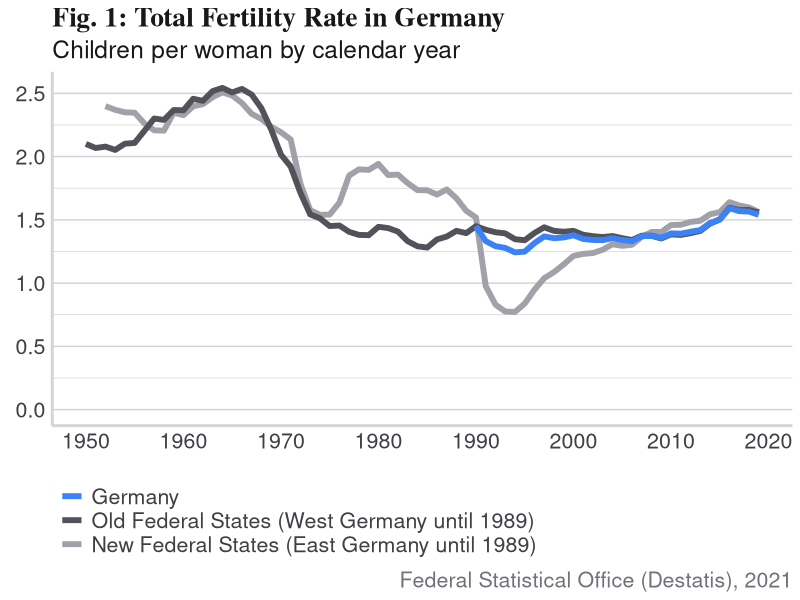
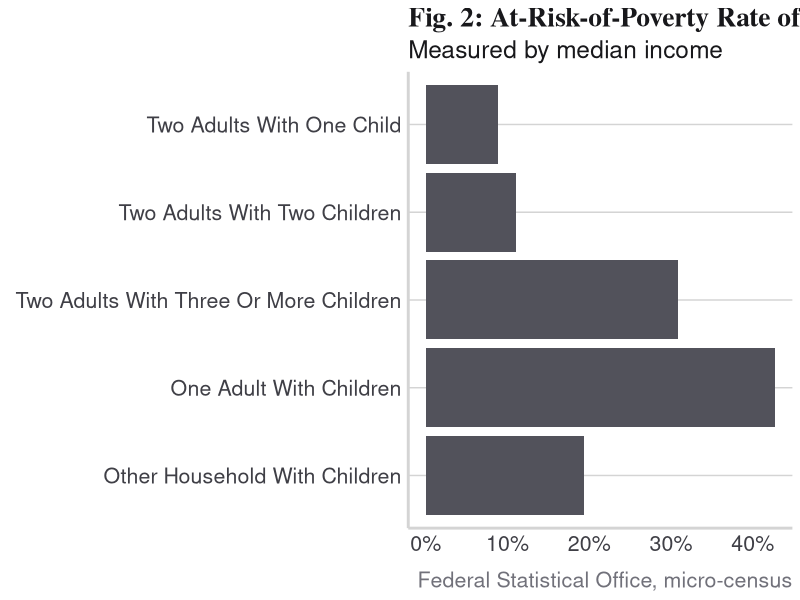
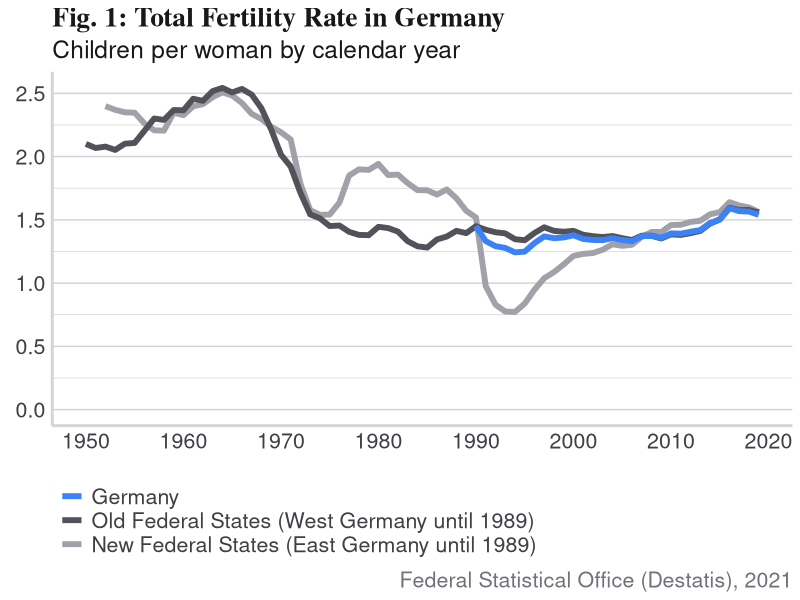
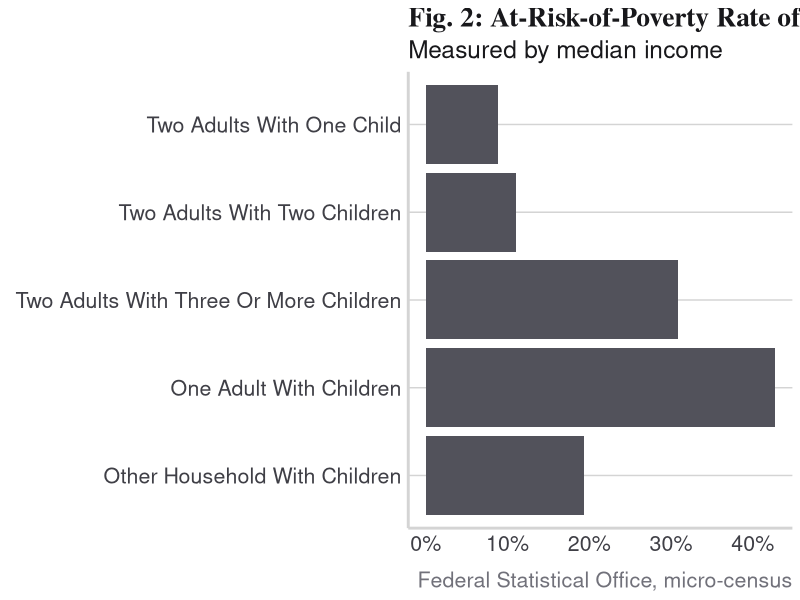

The R script that drew these images, in order: (Note: this script raises an error after producing the figures.)
## ---- chunk 1
knitr::opts_chunk$set(
  # centers figures in the document
  fig.align = 'center',
  # display source code in the document
  echo = TRUE,
  # preserve messages emitted
  message = FALSE,
  # preserve warnings emitted
  warning = FALSE
)
## ---- chunk 2
library(here)
library(maps)
library(readxl)
library(tidyverse)
## ---- chunk 3
colors_primary = list(
  very_light_blue = "#DBEAFE",
  light_blue = "#93C5FD",
  blue = "#3B82F6",
  dark_blue = "#1D4ED8",
  very_dark_blue = "#1E3A8A",
  very_light_gray = "#E4E4E7",
  light_gray = "#A1A1AA",
  dark_gray = "#52525B"
)

colors_secondary = list(
  title = "#18181B",
  text = "#3F3F46",
  line = "#D4D4D4",
  caption = "#71717A"
)
## ---- chunk 4
fertility_rate <-
  read_delim(
    file = here("data", "completed-cohort-fertility.csv"),
    delim = ";",
    escape_double = FALSE,
    col_names = c("Year",
                  "Germany",
                  "Old Federal States",
                  "New Federal States"),
    col_types = "innn",
    locale = locale(
      decimal_mark = ".",
      grouping_mark = ",",
      encoding = "UTF-8"
    ),
    trim_ws = TRUE,
    skip = 1
  )

tail(fertility_rate)
## ---- chunk 5
fertility_rate_long <- fertility_rate %>%
  gather(key = "Country/Region",
         value = "Total Fertility Rate", -"Year")

tail(fertility_rate_long)
## ---- chunk 6
# change factor order
fertility_rate_long$`Country/Region` <-
  factor(
    fertility_rate_long$`Country/Region`,
    c("New Federal States",
      "Old Federal States",
      "Germany")
  )

# rename factors
fertility_rate_long$`Country/Region` <- recode(
  fertility_rate_long$`Country/Region`,
  `New Federal States` = "New Federal States (East Germany until 1989)",
  `Old Federal States`  = "Old Federal States (West Germany until 1989)",
  `Germany` = "Germany"
)

levels(fertility_rate_long$`Country/Region`)
## ---- chunk 7
ggplot(
  data = fertility_rate_long,
  mapping = aes(x = Year,
                y = `Total Fertility Rate`,
                color = `Country/Region`)
) +
  geom_line(size = 2) +
  # starting y-axis from y=0
  expand_limits(y = 0) +
  # setting custom color scale
  scale_color_manual(
    values = c(
      colors_primary$light_gray,
      colors_primary$dark_gray,
      colors_primary$blue
    )
  ) +
  # setting x-axis scale from 1950 to 2020 in 10-year intervals
  scale_x_continuous(breaks = seq(from = 1950, to = 2020, by = 10)) +
  # setting y-axis scale
  scale_y_continuous(breaks = seq(from = 0, to = 2.5, by = 0.5)) +
  labs(
    title = "Fig. 1: Total Fertility Rate in Germany",
    subtitle = "Children per woman by calendar year",
    x = element_blank(),
    y = element_blank(),
    caption = "Federal Statistical Office (Destatis), 2021"
  ) +
  # reverse order of legend
  guides(color = guide_legend(reverse = TRUE)) +
  # Theme And Styles
  theme_minimal() +
  theme(
    axis.line = element_line(
      color = colors_secondary$line,
      size = 1,
      linetype = "solid"
    ),
    axis.text = element_text(color = colors_secondary$text,
                             size = rel(1.4)),
    legend.direction = "vertical",
    legend.justification = "left",
    legend.position = "bottom",
    legend.text = element_text(color = colors_secondary$text,
                               size = rel(1.4)),
    legend.title = element_blank(),
    panel.grid = element_line(color = colors_secondary$line),
    panel.grid.major.x = element_blank(),
    panel.grid.minor.x = element_blank(),
    plot.caption = element_text(color = colors_secondary$caption,
                                size = rel(1.4)),
    plot.subtitle = element_text(color = colors_secondary$title,
                                 size = rel(1.6)),
    plot.title = element_text(
      color = colors_secondary$title,
      size = rel(1.8),
      face = "bold",
      family = "serif"
    )
  )
## ---- chunk 8
ggsave(
  "figures/plot_1_fertility_rate.png",
  width = 24,
  height = 18,
  units = "cm",
  dpi = "retina",
  bg = "white"
)
## ---- chunk 9
poverty_risk_rate <-
  read_excel(
    "data/Armutsgefaehrdungsquote-nach-Haushaltstyp.xlsx",
    # translate column names from German to English
    col_names = c(
      "Year",
      "One-Person Household",
      "Two Adults Without Children",
      "Other Household Without Children",
      "One Adult With Children",
      "Two Adults With One Child",
      "Two Adults With Two Children",
      "Two Adults With Three Or More Children",
      "Other Household With Children"
    ),
    col_types = rep("numeric", times = 9),
    skip = 3,
    n_max = 15
  )
## ---- chunk 10
poverty_risk_rate <- poverty_risk_rate %>%
  filter(Year == 2019) %>%
  select(
    `Year`,
    `One Adult With Children`,
    `Two Adults With One Child`,
    `Two Adults With Two Children`,
    `Two Adults With Three Or More Children`,
    `Other Household With Children`
  )

str(poverty_risk_rate)
## ---- chunk 11
poverty_risk_rate_long <- poverty_risk_rate %>%
  gather(key = "Household Type",
         value = "Poverty Risk Rate", -"Year")

poverty_risk_rate_long
## ---- chunk 12
poverty_risk_rate_long$`Household Type` <-
  factor(
    poverty_risk_rate_long$`Household Type`,
    c(
      "Other Household With Children",
      "One Adult With Children",
      "Two Adults With Three Or More Children",
      "Two Adults With Two Children",
      "Two Adults With One Child"
    )
  )

levels(poverty_risk_rate_long$`Household Type`)
## ---- chunk 13
ggplot(data = poverty_risk_rate_long,
       mapping = aes(x = `Poverty Risk Rate`,
                     y = `Household Type`)) +
  geom_col(fill = colors_primary$dark_gray) +
  # format x-axis scale as percentage
  scale_x_continuous(
    labels = function(x)
      paste0(x, "%")
  ) +
  labs(
    title = "Fig. 2: At-Risk-of-Poverty Rate of Families",
    subtitle = "Measured by median income",
    x = element_blank(),
    y = element_blank(),
    caption = "Federal Statistical Office, micro-census"
  ) +
  theme_minimal() +
  theme(
    axis.line = element_line(
      color = colors_secondary$line,
      size = 1,
      linetype = "solid"
    ),
    axis.text = element_text(color = colors_secondary$text,
                             size = rel(1.4)),
    panel.grid = element_line(color = colors_secondary$line),
    panel.grid.major.x = element_blank(),
    panel.grid.minor.x = element_blank(),
    plot.caption = element_text(color = colors_secondary$caption,
                                size = rel(1.4)),
    plot.subtitle = element_text(color = colors_secondary$title,
                                 size = rel(1.6)),
    plot.title = element_text(
      color = colors_secondary$title,
      size = rel(1.8),
      face = "bold",
      family = "serif"
    )
  )
## ---- chunk 14
ggsave(
  "figures/plot_2_poverty_risk_rate.png",
  width = 24,
  height = 18,
  units = "cm",
  dpi = "retina",
  bg = "white"
)
## ---- chunk 15
fertility_rate_eu <- read_csv(
  file = "data/estat_tps00199.csv",
  col_names = c("Country Code", seq(
    from = 2008, to = 2019, by = 1
  )),
  col_types = "cnnnnnnnnnnnn",
  na = ":",
  trim_ws = TRUE,
  skip = 1
)

head(fertility_rate_eu)
## ---- chunk 16
fertility_rate_eu <- fertility_rate_eu %>%
  mutate(`Country Code` = sub("A;TOTFERRT;", "", `Country Code`))

head(fertility_rate_eu)
## ---- chunk 17
eu_countries <- list(
  "BE" = "Belgium",
  "BG" = "Bulgaria",
  "CZ" = "Czechia",
  "DK" = "Denmark",
  "DE" = "Germany",
  "EE" = "Estonia",
  "IE" = "Ireland",
  "EL" = "Greece",
  "ES" = "Spain",
  "FR" = "France",
  "HR" = "Croatia",
  "IT" = "Italy",
  "CY" = "Cyprus",
  "LV" = "Latvia",
  "LT" = "Lithuania",
  "LU" = "Luxembourg",
  "HU" = "Hungary",
  "MT" = "Malta",
  "NL" = "Netherlands",
  "AT" = "Austria",
  "PL" = "Poland",
  "PT" = "Portugal",
  "RO" = "Romania",
  "SI" = "Slovenia",
  "SK" = "Slovakia",
  "FI" = "Finland",
  "SE" = "Sweden",
  "UK" = "United Kingdom"
)

efta_countries <- list(
  "IS" = "Iceland",
  "LI" = "Liechtenstein",
  "NO" = "Norway",
  "CH" = "Switzerland"
)
## ---- chunk 18
fertility_rate_eu <- fertility_rate_eu %>%
  select(`Country Code`, `2019`) %>%
  rename(`Fertility Rate` = `2019`) %>%
  filter(`Country Code` %in% c(names(eu_countries), names(efta_countries))) %>%
  mutate(region = as.character(append(eu_countries, efta_countries)[`Country Code`]))

head(fertility_rate_eu)
## ---- chunk 19
eu_map <- map_data("world")

eu_fertility_map <- left_join(eu_map, fertility_rate_eu, by = "region")

tail(eu_fertility_map)
## ---- chunk 20
ggplot(data = eu_fertility_map, mapping = aes(x = long, y = lat)) +
  geom_polygon(
    mapping = aes(group = group, fill = `Fertility Rate`),
    size = 0.25,
    color = colors_primary$very_light_gray
  ) +
  
  xlim(-25, 35) +
  ylim(34, 71.5) +
  coord_map() +
  theme_void() +
  scale_fill_stepsn(
    colors = c(
      colors_primary$very_light_blue,
      colors_primary$light_blue,
      colors_primary$blue,
      colors_primary$dark_blue,
      colors_primary$very_dark_blue
    ),
    na.value = colors_primary$very_light_gray
  ) +
  labs(
    title = "Fig. 3: Total Fertility Rates in Europe",
    subtitle = "EU and EFTA countries in 2019",
    x = element_blank(),
    y = element_blank(),
    caption = "Source: eurostat"
  ) +
  theme(
    legend.text = element_text(color = colors_secondary$text, size = rel(1.4)),
    legend.title = element_blank(),
    plot.caption = element_text(color = colors_secondary$caption,
                                size = rel(1.4)),
    plot.subtitle = element_text(color = colors_secondary$title,
                                 size = rel(1.6),),
    plot.title = element_text(
      color = colors_secondary$title,
      size = rel(1.8),
      face = "bold",
      family = "serif"
    )
  )
## ---- chunk 21
ggsave(
  "figures/plot_3_fertility_rate_eu.png",
  width = 24,
  height = 18,
  units = "cm",
  dpi = "retina",
  bg = "white"
)
